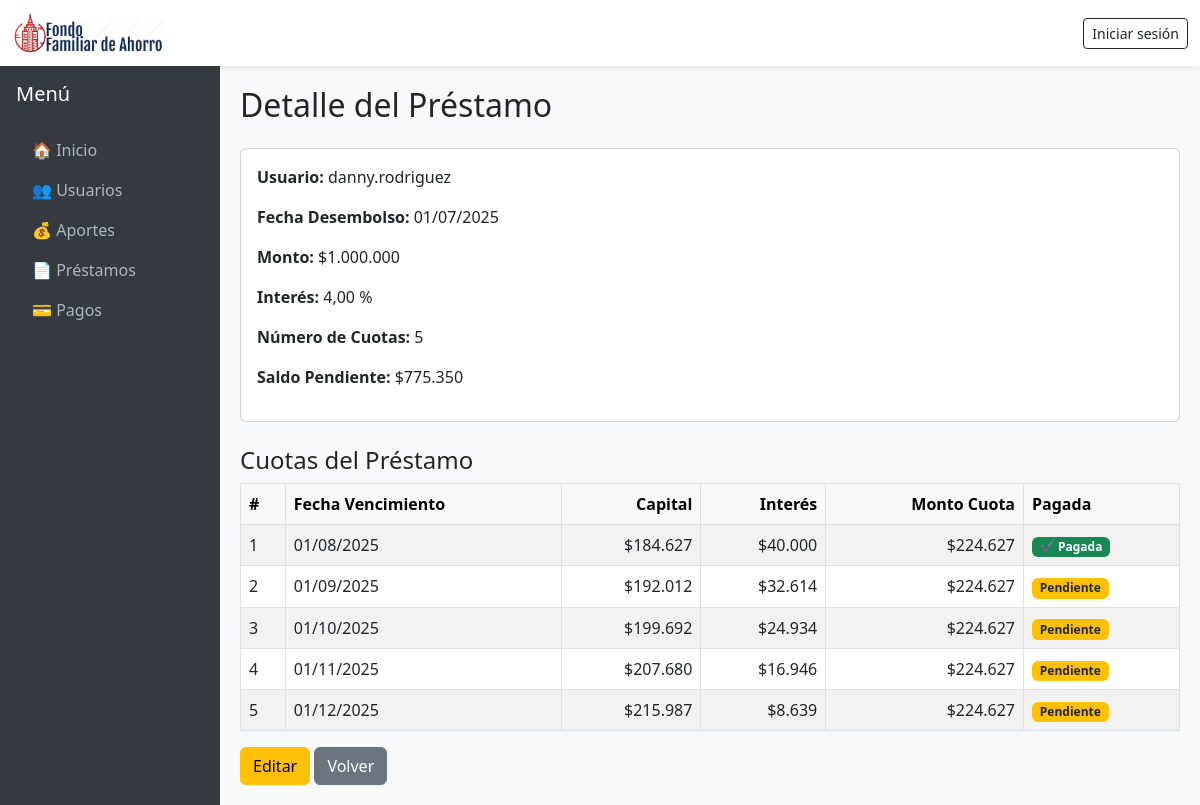
Page /dashboard/prestamos/1/ on the committed database.
### fonar/models.py (models this page shows, shortened)
class Prestamo(models.Model):
    usuario = models.ForeignKey('Usuario', on_delete=models.CASCADE)
    monto = models.DecimalField(max_digits=12, decimal_places=2)
    interes = models.DecimalField(max_digits=5, decimal_places=2)  # tasa mensual
    cuotas = models.IntegerField(default=1)
    fecha_desembolso = models.DateField()
    fecha_creacion = models.DateTimeField(default=timezone.now)
    def saldo_pendiente(self):
        from .models import PagoAplicacion
        pagado = PagoAplicacion.objects.filter(
            prestamo=self,
            pago__validado=True
        ).aggregate(total=Sum('monto_aplicado'))['total'] or Decimal('0')
        return self.monto - pagado

class Usuario(AbstractUser):
    is_admin = models.BooleanField(default=False)
    TIPO_CHOICES = [
        ("asociado", "Asociado"),
        ("tercero", "Tercero"),
    ]
    tipo_usuario = models.CharField(max_length=20, choices=TIPO_CHOICES, default="asociado")

class CuotaPrestamo(models.Model):
    prestamo = models.ForeignKey(Prestamo, on_delete=models.CASCADE)
    numero = models.PositiveIntegerField()
    fecha_vencimiento = models.DateField()
    monto_cuota = models.DecimalField(max_digits=12, decimal_places=2)
    interes = models.DecimalField(max_digits=12, decimal_places=2)
    capital = models.DecimalField(max_digits=12, decimal_places=2)
    pagada = models.BooleanField(default=False)
    fecha_pago = models.DateField(null=True, blank=True)
    capital_pagado = models.DecimalField(max_digits=12, decimal_places=2, default=0)
    interes_pagado = models.DecimalField(max_digits=12, decimal_places=2, default=0)
    class Meta:
        constraints = [
            models.UniqueConstraint(fields=['prestamo', 'numero'], name='uq_prestamo_numero')
        ]

### dashboard/views/prestamo_views.py (the view)
# urls.py: path("prestamos/<int:pk>/", prestamo_views.PrestamoDetailView.as_view(), name="prestamos-detail"),
class PrestamoDetailView(DetailView):
    model = Prestamo
    template_name = "dashboard/prestamos/detail.html"
    context_object_name = "prestamo"
    def get_context_data(self, **kwargs):
        context = super().get_context_data(**kwargs)
        context["cuotas"] = self.object.cuotaprestamo_set.all().order_by("numero")
        return context

### fonar/templatetags/formato_monedas.py (called while the page is built)
@register.filter
def moneda(value):
    try:
        value = int(value)  # quitar decimales
        return "${:,.0f}".format(value).replace(",", ".")
    except (ValueError, TypeError):
        return value

### dashboard/templates/dashboard/prestamos/detail.html
{% extends "dashboard/base.html" %}
{% load humanize %}
{% load formato_monedas %}
{% block content %}
<h2 class="mb-4">Detalle del Préstamo</h2>
<div class="card mb-4">
    <div class="card-body">
        <p><strong>Usuario:</strong> {{ prestamo.usuario.username }}</p>
        <p><strong>Fecha Desembolso:</strong> {{ prestamo.fecha_desembolso|date:"d/m/Y" }}</p>
        <p><strong>Monto:</strong> {{ prestamo.monto|moneda }}</p>
        <p><strong>Interés:</strong> {{ prestamo.interes }} %</p>
        <p><strong>Número de Cuotas:</strong> {{ prestamo.cuotas }}</p>
        <p><strong>Saldo Pendiente:</strong> {{ prestamo.saldo_pendiente|moneda }}</p>
    </div>
</div>
<h4>Cuotas del Préstamo</h4>
<div class="table-responsive">
    <table class="table table-bordered table-striped align-middle">
        <thead class="table-light">
            <tr>
                <th>#</th>
                <th>Fecha Vencimiento</th>
                <th class="text-end">Capital</th>
                <th class="text-end">Interés</th>
                <th class="text-end">Monto Cuota</th>
                <th>Pagada</th>
            </tr>
        </thead>
        <tbody>
            {% for cuota in cuotas %}
            <tr>
                <td>{{ cuota.numero }}</td>
                <td>{{ cuota.fecha_vencimiento|date:"d/m/Y" }}</td>
                <td class="text-end">{{ cuota.capital|moneda }}</td>
                <td class="text-end">{{ cuota.interes|moneda }}</td>
                <td class="text-end">{{ cuota.monto_cuota|moneda }}</td>
                <td>
                    {% if cuota.pagada %}
                        <span class="badge bg-success">✔ Pagada</span>
                    {% else %}
                        <span class="badge bg-warning text-dark">Pendiente</span>
                    {% endif %}
                </td>
            </tr>
            {% empty %}
            <tr><td colspan="6" class="text-center">No hay cuotas generadas.</td></tr>
            {% endfor %}
        </tbody>
    </table>
</div>
<a href="{% url 'dashboard:prestamos-update' prestamo.id %}" class="btn btn-warning">Editar</a>
<a href="{% url 'dashboard:prestamos-list' %}" class="btn btn-secondary">Volver</a>
{% endblock %}

### dashboard/templates/dashboard/base.html (style rules this page uses)
body { min-height: 100vh; display: flex; flex-direction: column; }

### rows in the picture
Prestamo: usuario.username "danny.rodriguez", fecha_desembolso "01/07/2025", monto|moneda "$1.000.000", interes "4,00", cuotas "5", saldo_pendiente|moneda "$775.350"
CuotaPrestamo: numero "1", fecha_vencimiento "01/08/2025", capital|moneda "$184.627", interes|moneda "$40.000", monto_cuota|moneda "$224.627", pagada "✔ Pagada"
CuotaPrestamo: numero "2", fecha_vencimiento "01/09/2025", capital|moneda "$192.012", interes|moneda "$32.614", monto_cuota|moneda "$224.627", pagada "Pendiente"
CuotaPrestamo: numero "3", fecha_vencimiento "01/10/2025", capital|moneda "$199.692", interes|moneda "$24.934", monto_cuota|moneda "$224.627", pagada "Pendiente"
CuotaPrestamo: numero "4", fecha_vencimiento "01/11/2025", capital|moneda "$207.680", interes|moneda "$16.946", monto_cuota|moneda "$224.627", pagada "Pendiente"
CuotaPrestamo: numero "5", fecha_vencimiento "01/12/2025", capital|moneda "$215.987", interes|moneda "$8.639", monto_cuota|moneda "$224.627", pagada "Pendiente"
